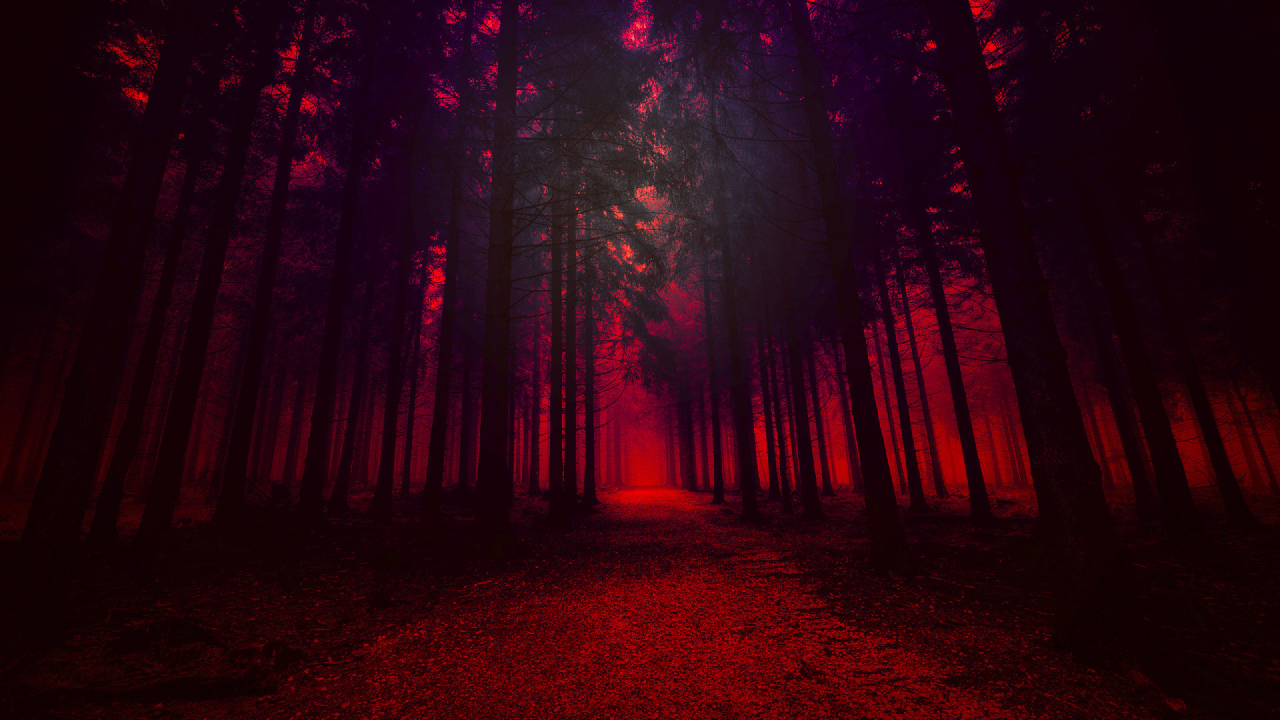
#> input picture scenes-src/embers/still.jpg, 2560 x 1440 px (shown at 1/2 size)
$ python gen_masks.py
#> lines starting #> are read from the running program, lines starting #| are printed output that depends on the picture
#!/usr/bin/env python3
"""Generates masks.png (1280x720) for Embers from still.jpg.
Run from this folder:  python3 gen_masks.py      (needs Pillow + numpy)
  R = light map: soft luminance, where there is lit air/mist behind the trees
  G = occluder:  dark foreground silhouettes (trunks, branches), 1 = solid
  B = depth:     0 = near, 1 = far (tunnel geometry around the vanishing point + brightness)
"""
import numpy as np
from PIL import Image, ImageFilter

W, H = 1280, 720
VP = (0.502, 0.66)

im = Image.open('still.jpg').convert('RGB').resize((W, H), Image.LANCZOS)
a = np.asarray(im).astype(np.float32) / 255
lum = a.max(2)

def blur(x, r):
#> called with r = 7
    return np.asarray(Image.fromarray((np.clip(x, 0, 1) * 255).astype('uint8'))
                      .filter(ImageFilter.GaussianBlur(r))).astype(np.float32) / 255

def sstep(e0, e1, x):
    t = np.clip((x - e0) / (e1 - e0), 0, 1)
    return t * t * (3 - 2 * t)

light = np.clip(blur(lum, 7) / 0.62, 0, 1)
occ = 1 - sstep(0.05, 0.20, blur(lum, 1.2))
#> in sstep, `t = np.clip((x - e0) / (e1 - e0), 0, 1)`:
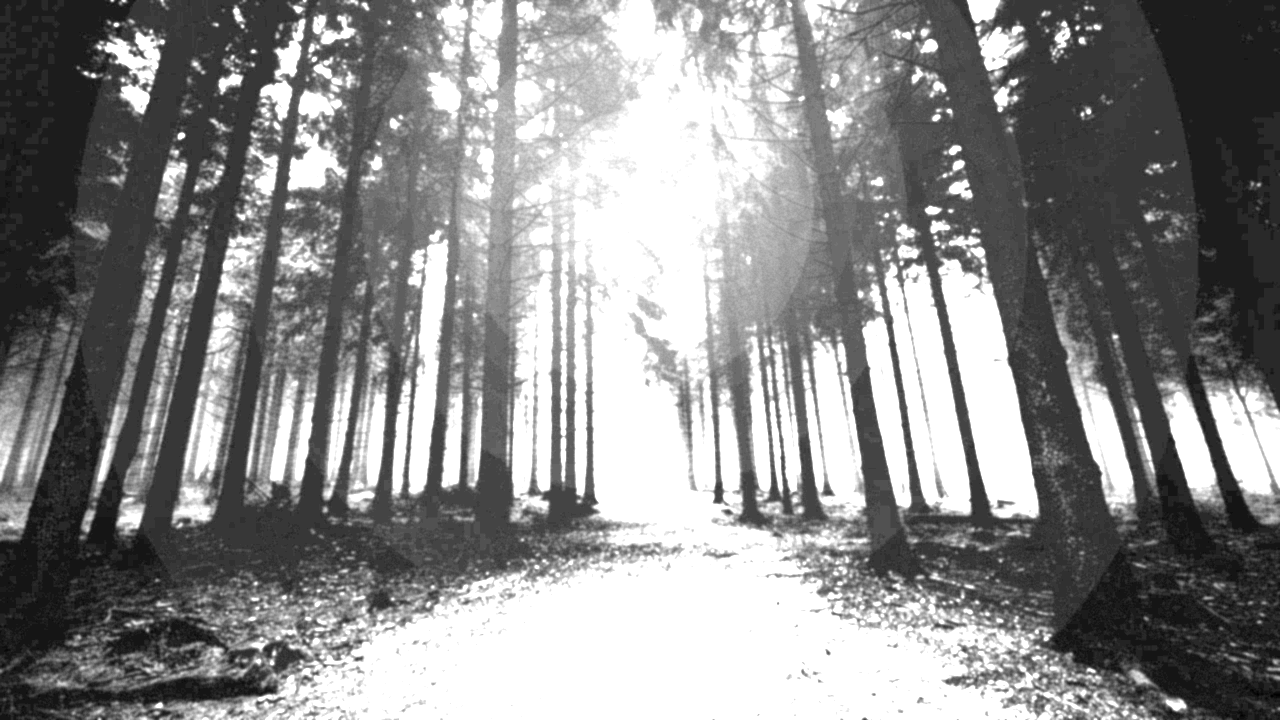
#> t: shape (720, 1280) float32; min 0.00654, max 1, mean 0.542
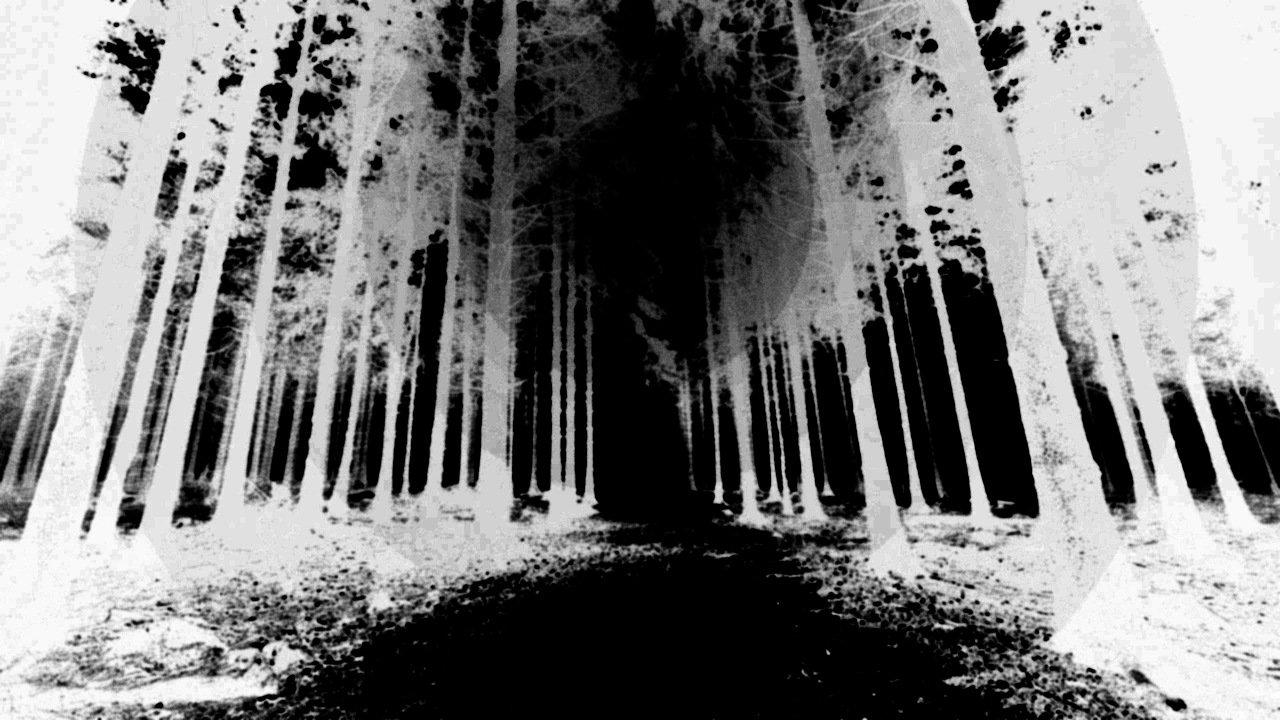
#> occ: shape (720, 1280) float32; min 0, max 1, mean 0.484

yy, xx = np.mgrid[0:H, 0:W].astype(np.float32)
u, v = xx / W, yy / H
dx, dy = (u - VP[0]) * 16 / 9, (v - VP[1])
r = np.sqrt(dx * dx + (dy * 1.5) ** 2)
geo = 1 - sstep(0.0, 0.85, r)
depth = blur(0.6 * geo + 0.4 * np.clip(blur(lum, 5) / 0.6, 0, 1), 9)
#> call 4 of blur, with r = 9
#> in blur (call 4), `return np.asarray(Image.fromarray((np.clip(x, 0, 1) * 255).astype('uin..`:
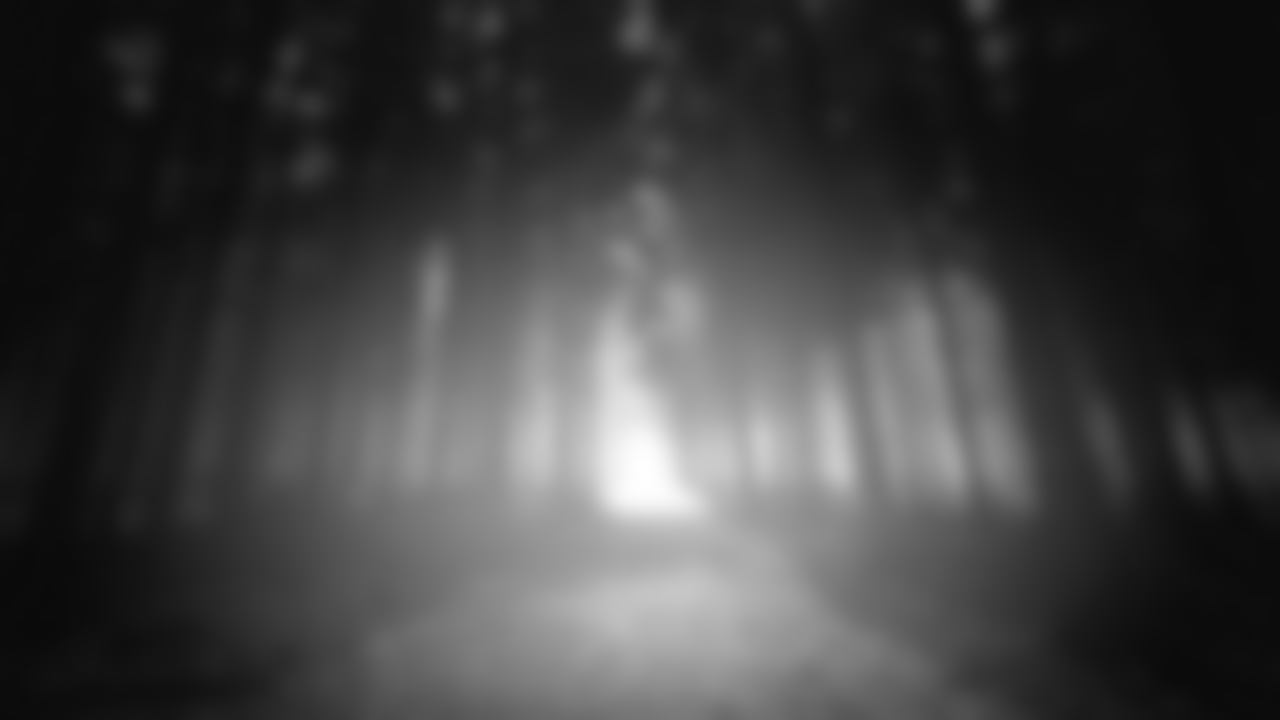
#> returned value: shape (720, 1280) float32; min 0.0392, max 0.996, mean 0.256
depth = (depth - depth.min()) / (depth.max() - depth.min())

out = np.stack([light, occ, depth], 2)
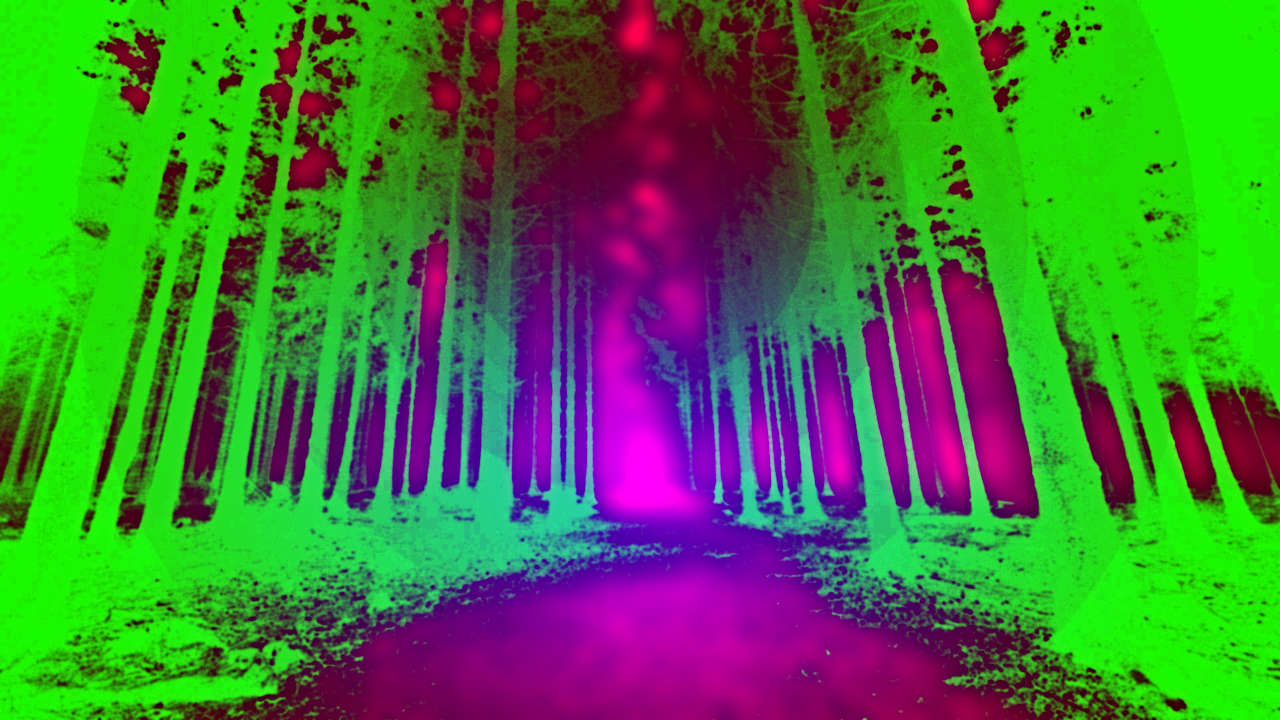
#> out: shape (720, 1280, 3) float32; mean of channels 0, 1, 2 0.269, 0.483, 0.227; drawn as R, G, B
Image.fromarray((out * 255 + 0.5).astype('uint8')).save('masks.png', optimize=True)
print('masks.png written')
